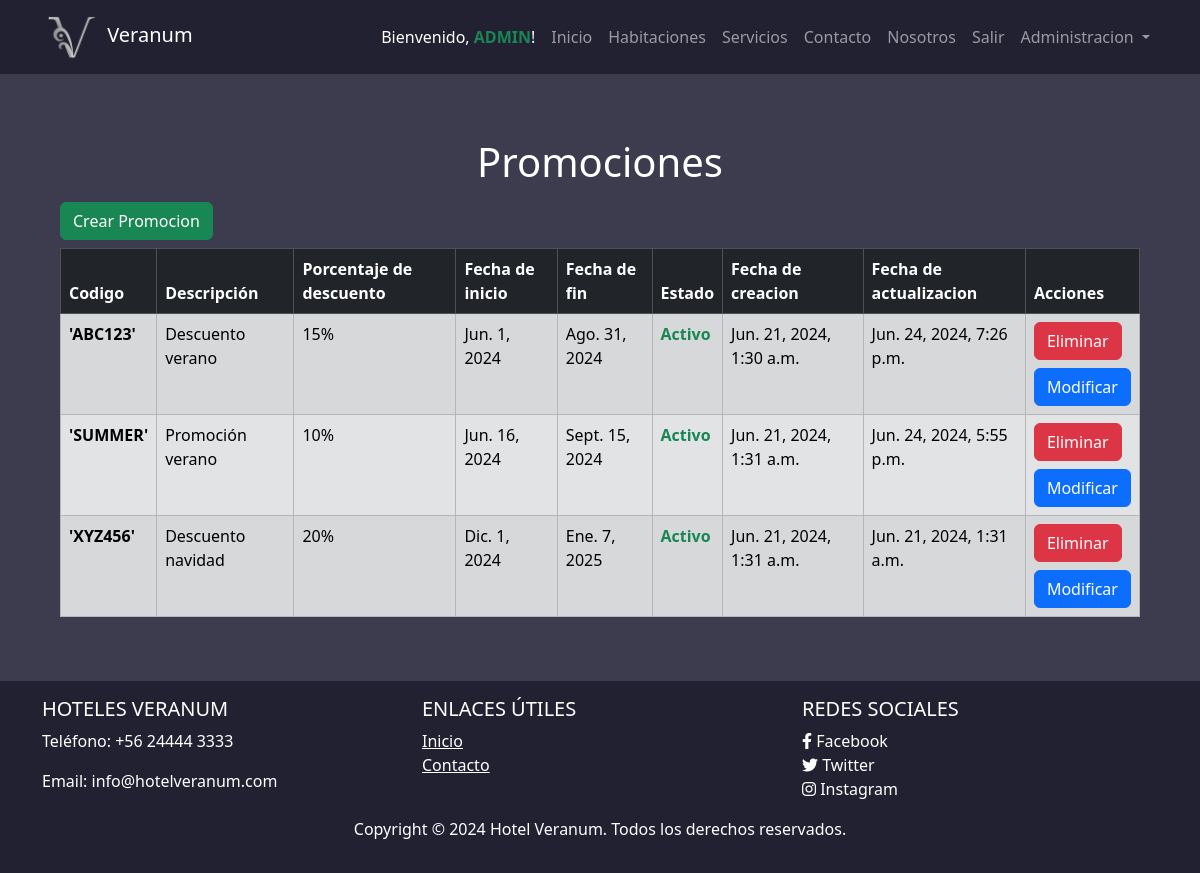
The app's page /promocion/ (signed in) with its own data.
### hotel/models.py (models this page shows, shortened)
class Promocion(models.Model):
    codigo = models.CharField(max_length=20, primary_key=True, verbose_name='Codigo')
    descripcion = models.TextField(blank=True, verbose_name='Descripcion', null=True)
    porcentaje_descuento = models.IntegerField(verbose_name='Porcentaje a Descontar')
    fecha_inicio = models.DateField(verbose_name='Fecha de inicio')
    fecha_fin = models.DateField(verbose_name='Fecha de termino')
    estado = models.BooleanField(default=True, verbose_name='Estado')
    fecha_creacion = models.DateTimeField(auto_now_add=True, verbose_name='Fecha de creacion')
    fecha_actualizacion = models.DateTimeField(auto_now=True, verbose_name='Fecha de actualizacion')
    class Meta:
        db_table = 'Promocion'
        verbose_name = "Promocion"
        verbose_name_plural = "Promociones"
        ordering = ['fecha_fin']

### hotel/views.py (the view)
# urls.py: path('promocion/', views.promocion, name='promocion'),
@login_required
def promocion(request):
    if not request.user.is_staff:
        return redirect('home')
    else:
        promociones = Promocion.objects.all()
        return render(request, 'promocion.html', {'promociones': promociones})

### hotel/templates/promocion.html (shortened to what this page needs)
{% extends 'base.html' %}
{% load static%}
{% block content %}
<div class="m-5">
  <h1 class="text-center mt-3 text-white">Promociones</h1>
  <div class="container mt-3">
    <div class="mb-2">
      <a href="/promocion/crear/"><button class="btn btn-success">Crear Promocion</button></a>
    </div>
    <div class="row justify-content-center">
      <div class="col-lg-12">
        <div class="table-responsive">
          <table class="table table-secondary table-striped table-bordered">
            <thead class="table-dark">
              <tr>
                <th scope="col">Codigo</th>
                <th scope="col">Descripción</th>
                <th scope="col">Porcentaje de descuento</th>
                <th scope="col">Fecha de inicio</th>
                <th scope="col">Fecha de fin</th>
                <th scope="col">Estado</th>
                <th scope="col">Fecha de creacion</th>
                <th scope="col">Fecha de actualizacion</th>
                <th scope="col">Acciones</th>
              </tr>
            </thead>
            <tbody>
              {% for promocion in promociones %}
              <tr>
                <td class="fw-bold">'{{ promocion.codigo }}'</td>
                <td>{{ promocion.descripcion }}</td>
                <td>{{ promocion.porcentaje_descuento }}%</td>
                <td>{{ promocion.fecha_inicio }}</td>
                <td>{{ promocion.fecha_fin }}</td>
                {% if promocion.estado %}
                <td class="text-success fw-semibold">Activo</td>
                {% else %}
                <td class="text-secondary fw-semibold">Inactivo</td>
                {% endif %}
                <td>{{ promocion.fecha_creacion }}</td>
                <td>{{ promocion.fecha_actualizacion }}</td>
                <td><form action="{% url 'eliminar_promocion' promocion.codigo %}" method="POST">
                  <button class="btn btn-danger">
                      Eliminar
                  </button>
                </form>
                <a href="{% url 'detalle_promocion' promocion.codigo %}" class="btn btn-primary mt-2">Modificar</a>
                </td>
              </tr>
              {% endfor %}
            </tbody>
          </table>
        </div>
      </div>
    </div>
  </div>
</div>
{% endblock %}

### hotel/templates/base.html (shortened to what this page needs)
{% load static %}
<!DOCTYPE html>
<html lang="es">
<head>
    <link rel="stylesheet" href="{% static 'hotel/css/style.css' %}">
    <link rel="stylesheet" href="https://cdnjs.cloudflare.com/ajax/libs/font-awesome/5.15.4/css/all.min.css">
    <link rel="stylesheet" href="https://cdn.jsdelivr.net/npm/bootstrap@5.3.3/dist/css/bootstrap.min.css">
</head>
<body class="fondo">
    <nav class="navbar navbar-expand-lg navbar-dark color1">
        <div class="container">
            <a class="navbar-brand" href="/"><img src="{% static 'hotel/img/Logo-Veranum3.png' %}" alt="" width="60" height="48" class="d-inline-block align-text-center"> Veranum</a>
            <div class="collapse navbar-collapse " id="navbarNavDropdown">
                <ul class="navbar-nav ms-auto">
                    {% if user.is_authenticated %}
                        <li class="nav-item">
                            {% if request.user.is_superuser %}
                                <span class="nav-link text-white fw-light">Bienvenido, <span
                                        class="text-success fw-semibold text-uppercase">{{ user.username }}</span>!</span>
                            {% elif request.user.is_staff %}
                                <span class="nav-link text-white fw-light">Bienvenido, <span
                                        class="text-primary fw-semibold text-uppercase">{{ user.username }}</span>!</span>
                            {% else %}
                                <span class="nav-link text-white fw-light">Bienvenido, <span
                                        class="text-white fw-semibold text-uppercase">{{ user.username }}</span>!</span>
                            {% endif %}
                        </li>
                    {% endif %}
                    <li>
                        <a class="nav-link" href="{% url 'home' %}">Inicio</a>
                    </li>
                    <li>
                        <a class="nav-link" href="">Habitaciones</a>
                    </li>
                    <li>
                        <a class="nav-link" href="{% url 'servicioCl' %}">Servicios</a>
                    </li>
                    <li>
                        <a class="nav-link" href="">Contacto</a>
                    </li>
                    <li>
                        <a class="nav-link" href="">Nosotros</a>
                    </li>
                    {% if user.is_authenticated %}
                        <li class="nav-item">
                            <a class="nav-link" href="/logout">Salir</a>
                        </li>
                        {% if request.user.is_staff %}
                            <li class="nav-item dropdown">
                                <a class="nav-link dropdown-toggle" href="#" role="button" data-bs-toggle="dropdown"
                                    aria-expanded="false">
                                    Administracion
                                </a>
                            </li>
                        {% endif %}
                    {% endif %}
                </ul>
            </div>
        </div>
    </nav>
    {% block content %}
    {% endblock %}
    <footer class="footer py-3 text-white color1">
        <div class="container">
            <div class="row">
                <div class="col-md-4">
                    <h5 class="text-uppercase">Hoteles Veranum</h5>
                    <p>Teléfono: +56 24444 3333</p>
                    <p>Email: info@hotelveranum.com</p>
                </div>
                <div class="col-md-4">
                    <h5 class="text-uppercase">Enlaces útiles</h5>
                    <ul class="list-unstyled">
                        <li><a href="{% url 'home' %}" class="text-white">Inicio</a></li>
                        <li><a href="#" class="text-white">Contacto</a></li>
                    </ul>
                </div>
                <div class="col-md-4">
                    <h5 class="text-uppercase">Redes sociales</h5>
                    <ul class="list-unstyled">
                        <li><a href="#" class="text-white" style="text-decoration: none;"><i class="fab fa-facebook-f"></i> Facebook</a></li>
                        <li><a href="#" class="text-white" style="text-decoration: none;"><i class="fab fa-twitter"></i> Twitter</a></li>
                        <li><a href="#" class="text-white" style="text-decoration: none;"><i class="fab fa-instagram"></i> Instagram</a></li>
                    </ul>
                </div>
            </div>
            <p class="text-center text-white">Copyright &copy; 2024 Hotel Veranum. Todos los derechos reservados.
            </p>
        </div>
    </footer>
</body>
</html>

### hotel/static/hotel/css/style.css (style rules this page uses)
body { display: flex; flex-direction: column; min-height: 100vh; }
footer { margin-top: auto; justify-content: end; bottom: 0; width: auto; }
.fondo { background-color: #3C3C4E; }
.color1 { background-color: #212132; }

### records on screen
Promocion: codigo "ABC123", descripcion "Descuento verano", porcentaje_descuento "15", fecha_inicio "Jun. 1, 2024", fecha_fin "Ago. 31, 2024", estado "Activo", fecha_creacion "Jun. 21, 2024, 1:30 a.m.", fecha_actualizacion "Jun. 24, 2024, 7:26 p.m."
Promocion: codigo "SUMMER", descripcion "Promoción verano", porcentaje_descuento "10", fecha_inicio "Jun. 16, 2024", fecha_fin "Sept. 15, 2024", estado "Activo", fecha_creacion "Jun. 21, 2024, 1:31 a.m.", fecha_actualizacion "Jun. 24, 2024, 5:55 p.m."
Promocion: codigo "XYZ456", descripcion "Descuento navidad", porcentaje_descuento "20", fecha_inicio "Dic. 1, 2024", fecha_fin "Ene. 7, 2025", estado "Activo", fecha_creacion "Jun. 21, 2024, 1:31 a.m.", fecha_actualizacion "Jun. 21, 2024, 1:31 a.m."

### other values on screen
{{ user.username }} "ADMIN"
